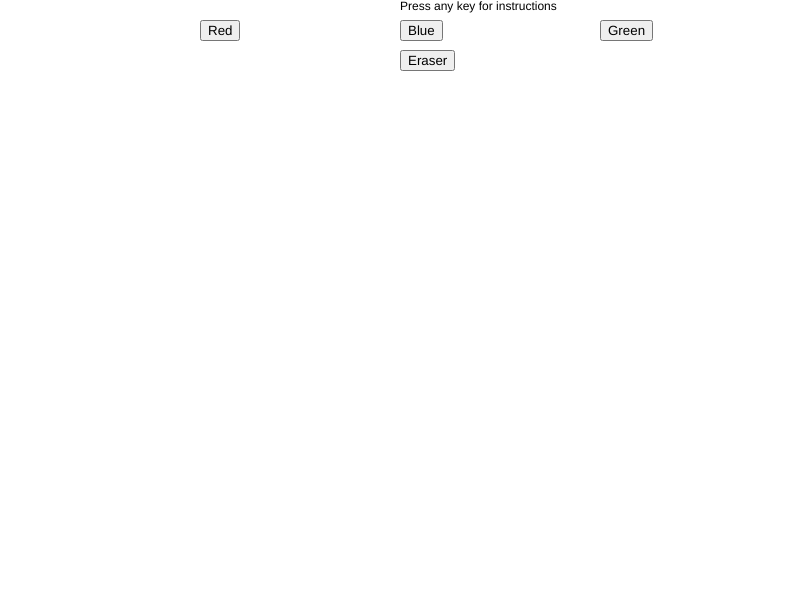
Frame 1 (no input)
Frame 60 (no input): identical to frame 1, image omitted
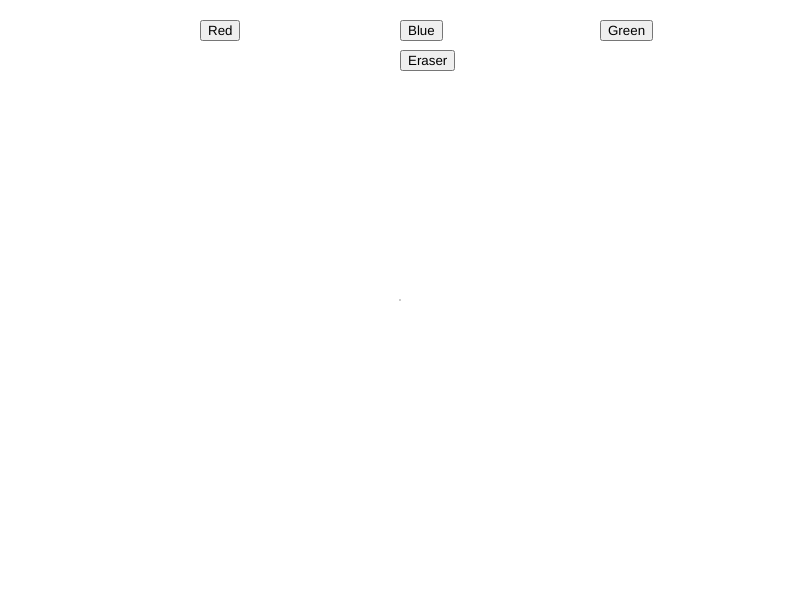
Frame 120 (the mouse pressed at the canvas centre since frame 60)

The p5.js sketch that drew these frames (run headless with seeded random() and noise() and a simulated clock; from frame 60 on, the mouse is pressed at the canvas centre):

// p5.js sketch
// ── sketch.js
var drawing, currentPath;
var button;

function setup(){
  var canvas = createCanvas(displayWidth,displayHeight);
  canvas.mousePressed(Path);
  canvas.mouseReleased(End)
  drawing = [];
  currentPath = [];
  button = new Button();
}

function Path(){
  drawing.push(currentPath);
}

function End(){
  currentPath = [];
}

function draw(){
  background(255);
  button.display();
  text("Press any key for instructions", displayWidth/2, 10);
  if(keyIsPressed){
  textSize(15);
  text("Press the Up or Down arrow keys to adjust the stroke weight.",displayWidth/4,displayHeight/8);
  }
  if(mouseIsPressed){
    var location = {
      x: mouseX,
      y: mouseY,
    };
    currentPath.push(location);
  }
  

   for(var i = 0; i<drawing.length ;i++){
    var path = drawing[i];
    beginShape();
    noFill();
    for(var j = 0; j<path.length ;j++){
      vertex(path[j].x,path[j].y); 
    }  
    endShape();
  }
  
}

function keyPressed(){
  if(keyCode === 38){
    strokeWeight(10);
  }
  else if(keyCode === 40){
    strokeWeight(3)
  }
}


// ── buttons.js
class Button{
    constructor(){
    this.red = createButton('Red');
    this.blue = createButton('Blue');
    this.green = createButton('Green');
    this.eraser = createButton('Eraser');
    }
    display(){
       this.red.position(displayWidth/4,20);
       this.blue.position(displayWidth/2,20);
       this.green.position(displayWidth*3/4,20);
       this.eraser.position(displayWidth/2,50);
       this.red.mousePressed(()=>{
          stroke("#ff0000");
       });
       this.blue.mousePressed(()=>{
        stroke("#00ccff");
     });
       this.green.mousePressed(()=>{
        stroke("#00ff00");
     });
    this.eraser.mousePressed(()=>{
        stroke(255);
     });
    }
}
